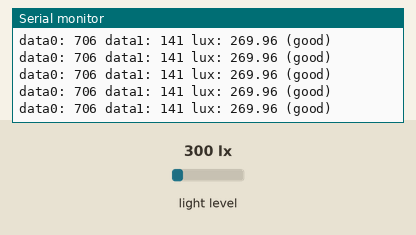
Bench run of a sketch on a simulated Arduino Uno, built with avr-gcc and run on an emulated ATmega328P. Shown: the last lines printed to the serial monitor. Wiring (inferred from the names in the program): TSL2561 light sensor at I2C address 0x39; 24Cxx EEPROM at I2C address 0x50. The inputs (shaded band) are chosen by the test bench; at power-on: light level 300 lx. EEPROM starts erased.

Above: at 1.2 s.
1.3 s: light level set to 40 lx
At 1.39 s:
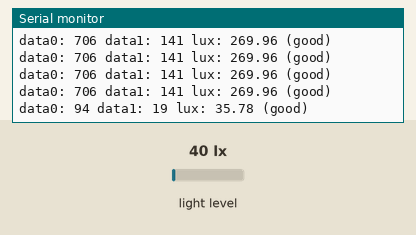
4.3 s: light level set to 500 lx
At 4.31 s:
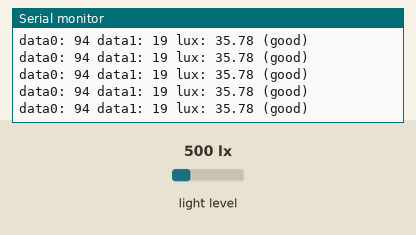
7.3 s: light level set to 1500 lx
At 7.34 s:
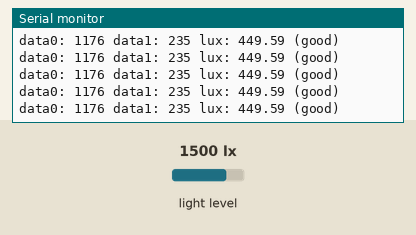
10.3 s: light level set to 1000 lx
At 10.36 s:
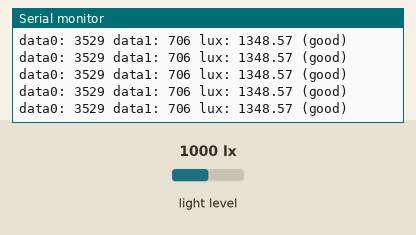
13.3 s: light level set to 1960 lx
At 13.31 s:
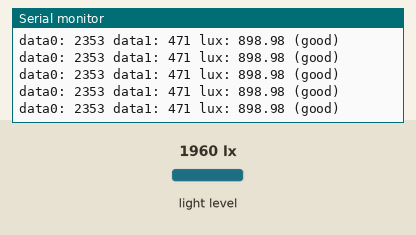
Timing chart, 0 to 16.3 s (numbered marks = the images above; inputs shaded):
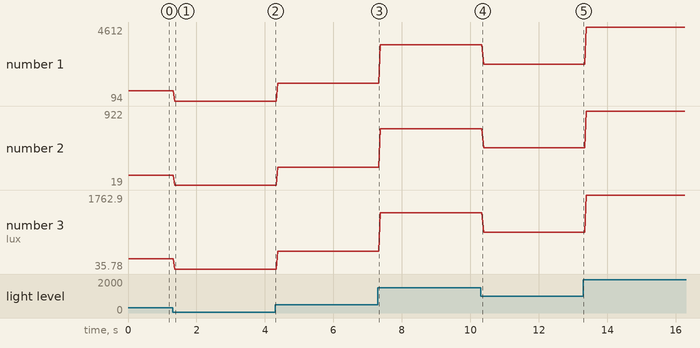

Measured:
- after the input at 1.3 s, the serial monitor: prints a new line after 0.07 s (image 1)
- plotted number 1: 706 → 94 after the input at 1.3 s, 94 → 1176 after the input at 4.3 s, 1176 → 3529 after the input at 7.3 s, 3529 → 2353 after the input at 10.3 s, 2353 → 4612 after the input at 13.3 s
- plotted number 2: 141 → 19 after the input at 1.3 s, 19 → 235 after the input at 4.3 s, 235 → 706 after the input at 7.3 s, 706 → 471 after the input at 10.3 s, 471 → 922 after the input at 13.3 s
- plotted number 3: 269.96 → 35.78 after the input at 1.3 s, 35.78 → 449.59 after the input at 4.3 s, 449.59 → 1348.57 after the input at 7.3 s, 1348.57 → 898.98 after the input at 10.3 s, 898.98 → 1762.9 after the input at 13.3 s

The sketch:

EEPROMandtsl2561.ino
```cpp
#include <SparkFunTSL2561.h>
#include <Wire.h>
#define disk1 0x50

SFE_TSL2561 light;

boolean gain;
unsigned int ms;

unsigned int location = 0;


void setup() {
  // put your setup code here, to run once:
  Serial.begin(9600);
  light.begin();
  light.setTiming(0,2,ms); //sets the read timing for the light sensor
  Serial.println("Powering on");
  light.setPowerUp();
}

void loop() {
  // put your main code here, to run repeatedly:
  unsigned int data0, data1;

  if (light.getData(data0,data1))
  {
    // getData() returned true, communication was successful

    Serial.print("data0: ");
    Serial.print(data0);
    Serial.print(" data1: ");
    Serial.print(data1);

    double lux;    // Resulting lux value
    boolean good;  // True if neither sensor is saturated

    // Perform lux calculation:
    good = light.getLux(gain,ms,data0,data1,lux);
    Serial.print(" lux: ");
    Serial.print(lux);
    if (good) Serial.println(" (good)"); else Serial.println(" (BAD)");
    writeEEPROM(disk1,location,lux);
    location += sizeof(lux);
    delay(1);
  }
  else
  {
    Serial.println("error reading from sensor");
  }
}

void writeEEPROM(int deviceaddress, unsigned int eeaddress, byte data )
{
  Wire.beginTransmission(deviceaddress);
  Wire.write((int)(eeaddress >> 8));   // MSB
  Wire.write((int)(eeaddress & 0xFF)); // LSB
  Wire.write(data);
  Wire.endTransmission();

  delay(5);
}

byte readEEPROM(int deviceaddress, unsigned int eeaddress )
{
  byte rdata = 0xFF;

  Wire.beginTransmission(deviceaddress);
  Wire.write((int)(eeaddress >> 8));   // MSB
  Wire.write((int)(eeaddress & 0xFF)); // LSB
  Wire.endTransmission();

  Wire.requestFrom(deviceaddress,1);

  if (Wire.available()) {
    rdata = Wire.read();
  }
  else  {
    Serial.print("error reading from eeprom");
  }


  return rdata;
}
```
